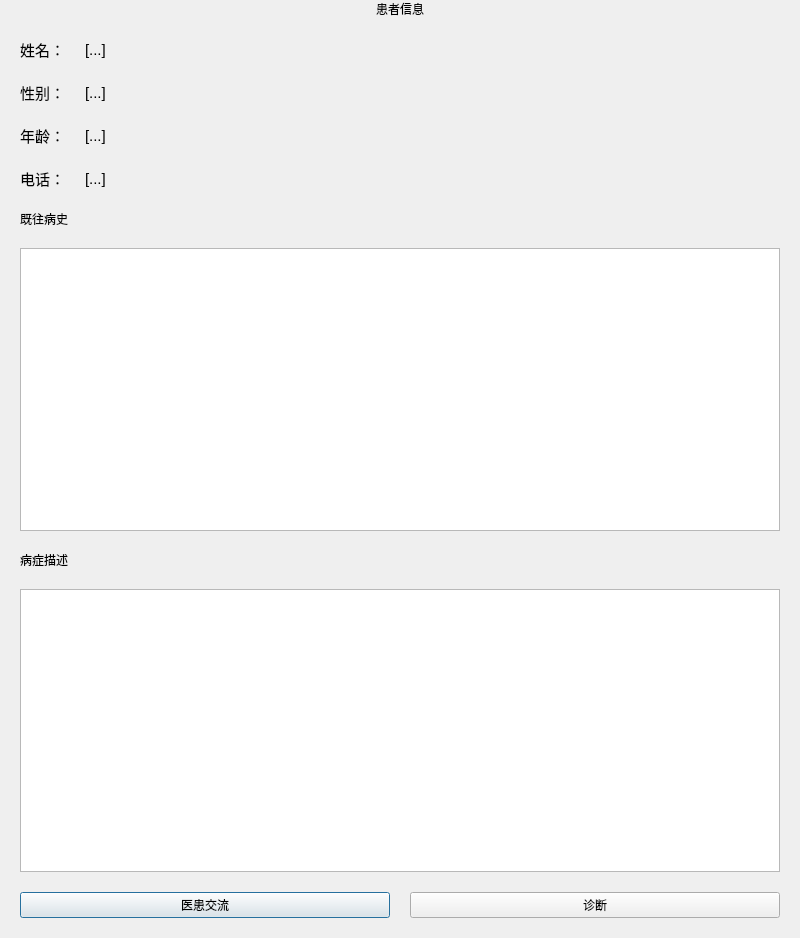
<?xml version="1.0" encoding="UTF-8"?>
<ui version="4.0">
 <class>PatientInfo</class>
 <widget class="QDialog" name="PatientInfo">
  <property name="geometry">
   <rect>
    <x>0</x>
    <y>0</y>
    <width>800</width>
    <height>938</height>
   </rect>
  </property>
  <property name="windowTitle">
   <string>病患详细信息</string>
  </property>
  <layout class="QVBoxLayout" name="verticalLayout">
   <property name="spacing">
    <number>20</number>
   </property>
   <property name="leftMargin">
    <number>20</number>
   </property>
   <property name="topMargin">
    <number>0</number>
   </property>
   <property name="rightMargin">
    <number>20</number>
   </property>
   <property name="bottomMargin">
    <number>20</number>
   </property>
   <item>
    <widget class="QLabel" name="HeaderLabel">
     <property name="text">
      <string>患者信息</string>
     </property>
     <property name="alignment">
      <set>Qt::AlignCenter</set>
     </property>
    </widget>
   </item>
   <item>
    <layout class="QHBoxLayout" name="horizontalLayout_2">
     <item>
      <layout class="QFormLayout" name="formLayout">
       <property name="formAlignment">
        <set>Qt::AlignLeading|Qt::AlignLeft|Qt::AlignVCenter</set>
       </property>
       <property name="horizontalSpacing">
        <number>20</number>
       </property>
       <property name="verticalSpacing">
        <number>20</number>
       </property>
       <property name="leftMargin">
        <number>0</number>
       </property>
       <property name="topMargin">
        <number>0</number>
       </property>
       <property name="rightMargin">
        <number>0</number>
       </property>
       <property name="bottomMargin">
        <number>0</number>
       </property>
       <item row="0" column="0">
        <widget class="QLabel" name="label">
         <property name="font">
          <font>
           <pointsize>11</pointsize>
          </font>
         </property>
         <property name="text">
          <string>姓名：</string>
         </property>
        </widget>
       </item>
       <item row="0" column="1">
        <widget class="QLabel" name="label_8">
         <property name="font">
          <font>
           <pointsize>11</pointsize>
          </font>
         </property>
         <property name="text">
          <string>[...]</string>
         </property>
        </widget>
       </item>
       <item row="1" column="0">
        <widget class="QLabel" name="label_2">
         <property name="font">
          <font>
           <pointsize>11</pointsize>
          </font>
         </property>
         <property name="text">
          <string>性别：</string>
         </property>
        </widget>
       </item>
       <item row="1" column="1">
        <widget class="QLabel" name="label_9">
         <property name="font">
          <font>
           <pointsize>11</pointsize>
          </font>
         </property>
         <property name="text">
          <string>[...]</string>
         </property>
        </widget>
       </item>
       <item row="2" column="0">
        <widget class="QLabel" name="label_3">
         <property name="font">
          <font>
           <pointsize>11</pointsize>
          </font>
         </property>
         <property name="text">
          <string>年龄：</string>
         </property>
        </widget>
       </item>
       <item row="2" column="1">
        <widget class="QLabel" name="label_10">
         <property name="font">
          <font>
           <pointsize>11</pointsize>
          </font>
         </property>
         <property name="text">
          <string>[...]</string>
         </property>
        </widget>
       </item>
       <item row="3" column="0">
        <widget class="QLabel" name="label_4">
         <property name="font">
          <font>
           <pointsize>11</pointsize>
          </font>
         </property>
         <property name="text">
          <string>电话：</string>
         </property>
        </widget>
       </item>
       <item row="3" column="1">
        <widget class="QLabel" name="label_13">
         <property name="font">
          <font>
           <pointsize>11</pointsize>
          </font>
         </property>
         <property name="text">
          <string>[...]</string>
         </property>
        </widget>
       </item>
      </layout>
     </item>
     <item>
      <widget class="QLabel" name="DoctorPhoto">
       <property name="text">
        <string/>
       </property>
       <property name="pixmap">
        <pixmap resource="../res.qrc">:/img/picture/DefaultPhoto.jpg</pixmap>
       </property>
       <property name="scaledContents">
        <bool>true</bool>
       </property>
       <property name="alignment">
        <set>Qt::AlignCenter</set>
       </property>
      </widget>
     </item>
    </layout>
   </item>
   <item>
    <widget class="QLabel" name="label_5">
     <property name="text">
      <string>既往病史</string>
     </property>
    </widget>
   </item>
   <item>
    <widget class="QTextBrowser" name="textBrowser"/>
   </item>
   <item>
    <widget class="QLabel" name="label_6">
     <property name="text">
      <string>病症描述</string>
     </property>
    </widget>
   </item>
   <item>
    <widget class="QTextBrowser" name="textBrowser_2"/>
   </item>
   <item>
    <layout class="QHBoxLayout" name="horizontalLayout">
     <item>
      <widget class="QPushButton" name="chatBtn">
       <property name="text">
        <string>医患交流</string>
       </property>
      </widget>
     </item>
     <item>
      <widget class="QPushButton" name="diagnoseBtn">
       <property name="text">
        <string>诊断</string>
       </property>
      </widget>
     </item>
    </layout>
   </item>
  </layout>
 </widget>
 <resources>
  <include location="../res.qrc"/>
 </resources>
 <connections/>
</ui>
